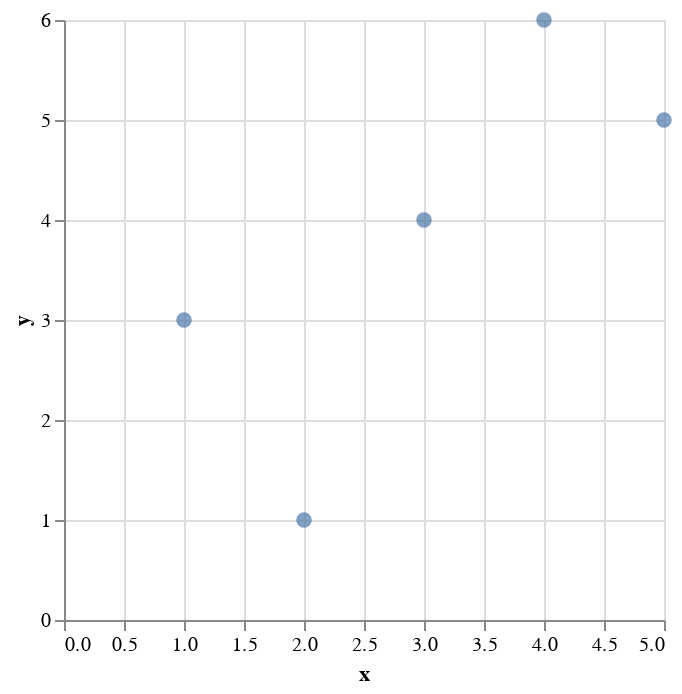

The cell this chart's notebook holds for it:
### Markdown cell above
### 4. Altair

Overview: Altair, a declarative statistical visualization library, is recognized for its simplicity and efficiency.

Key Features: It translates Python code into a JSON format which is then rendered by Vega-Lite in the browser.


#### Pros:

* Simple and intuitive syntax for building plots.
* Automatic data type inference, making plotting easier.
* Effective for exploratory data analysis.
#### cons:

* Performance can degrade with large datasets.
* Less community support and resources compared to others.
* Limited customization for highly specific visualization needs.

### Code cell
import altair as alt
import pandas as pd

# Example data
data = pd.DataFrame({
    'x': [1, 2, 3, 4, 5],
    'y': [3, 1, 4, 6, 5]
})

# Create a scatter plot
scatter_chart = alt.Chart(data).mark_circle(size=60).encode(
    x='x',
    y='y',
    tooltip=['x', 'y']  # This adds a tooltip on hover
)

# To display in a Jupyter notebook, simply call the chart object
scatter_chart

### Figure 1 — Vega-Lite specification as saved in the notebook (floating-point values rounded to 4 significant figures)
{"config": {"view": {"continuousWidth": 300, "continuousHeight": 300}}, "data": {"name": "data-8420860919872976cef7cb68ccd79177"}, "mark": {"type": "circle", "size": 60}, "encoding": {"tooltip": [{"field": "x", "type": "quantitative"}, {"field": "y", "type": "quantitative"}], "x": {"field": "x", "type": "quantitative"}, "y": {"field": "y", "type": "quantitative"}}, "$schema": "https://vega.github.io/schema/vega-lite/v5.16.3.json", "datasets": {"data-8420860919872976cef7cb68ccd79177": [{"x": 1, "y": 3}, {"x": 2, "y": 1}, {"x": 3, "y": 4}, {"x": 4, "y": 6}, {"x": 5, "y": 5}]}}
